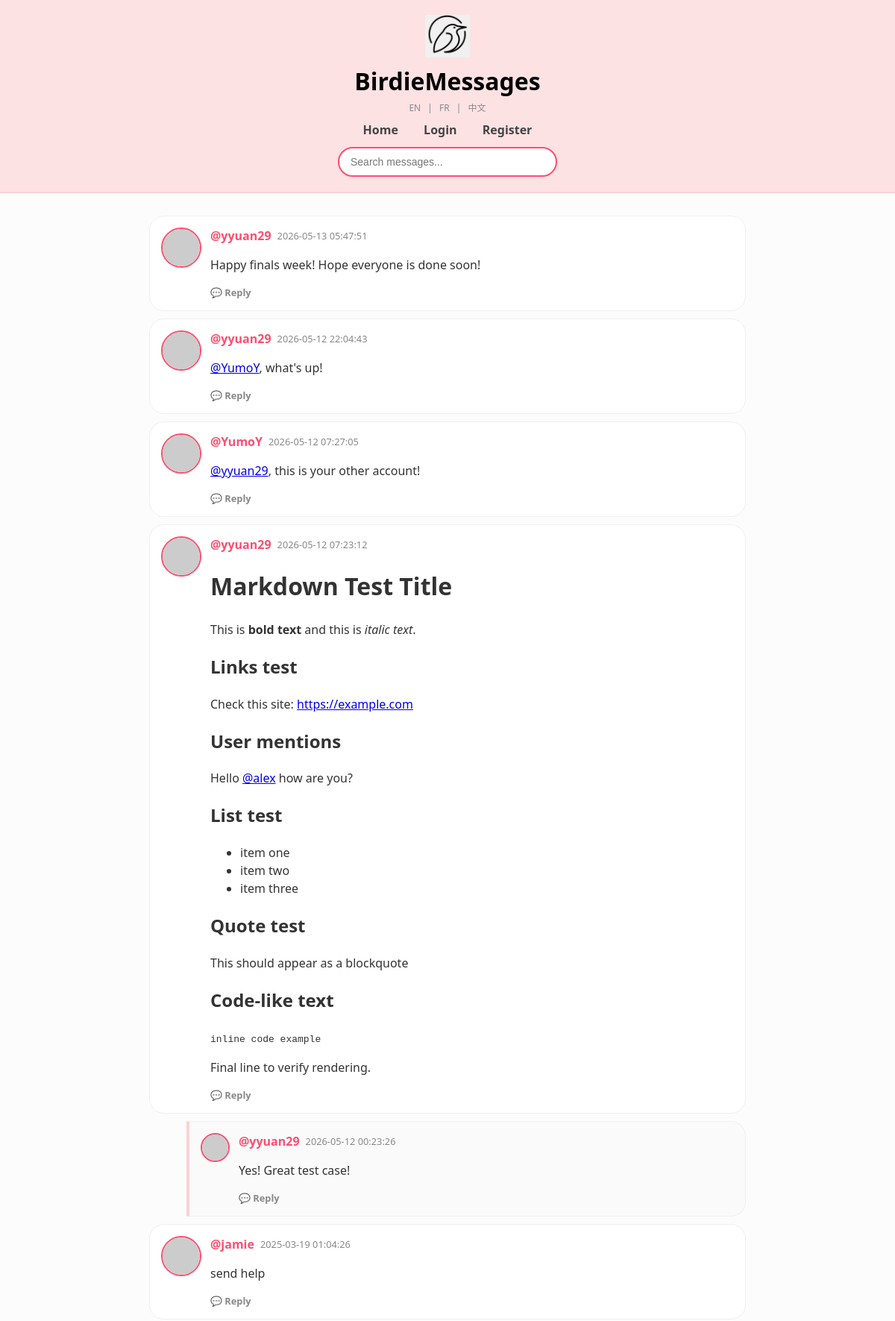
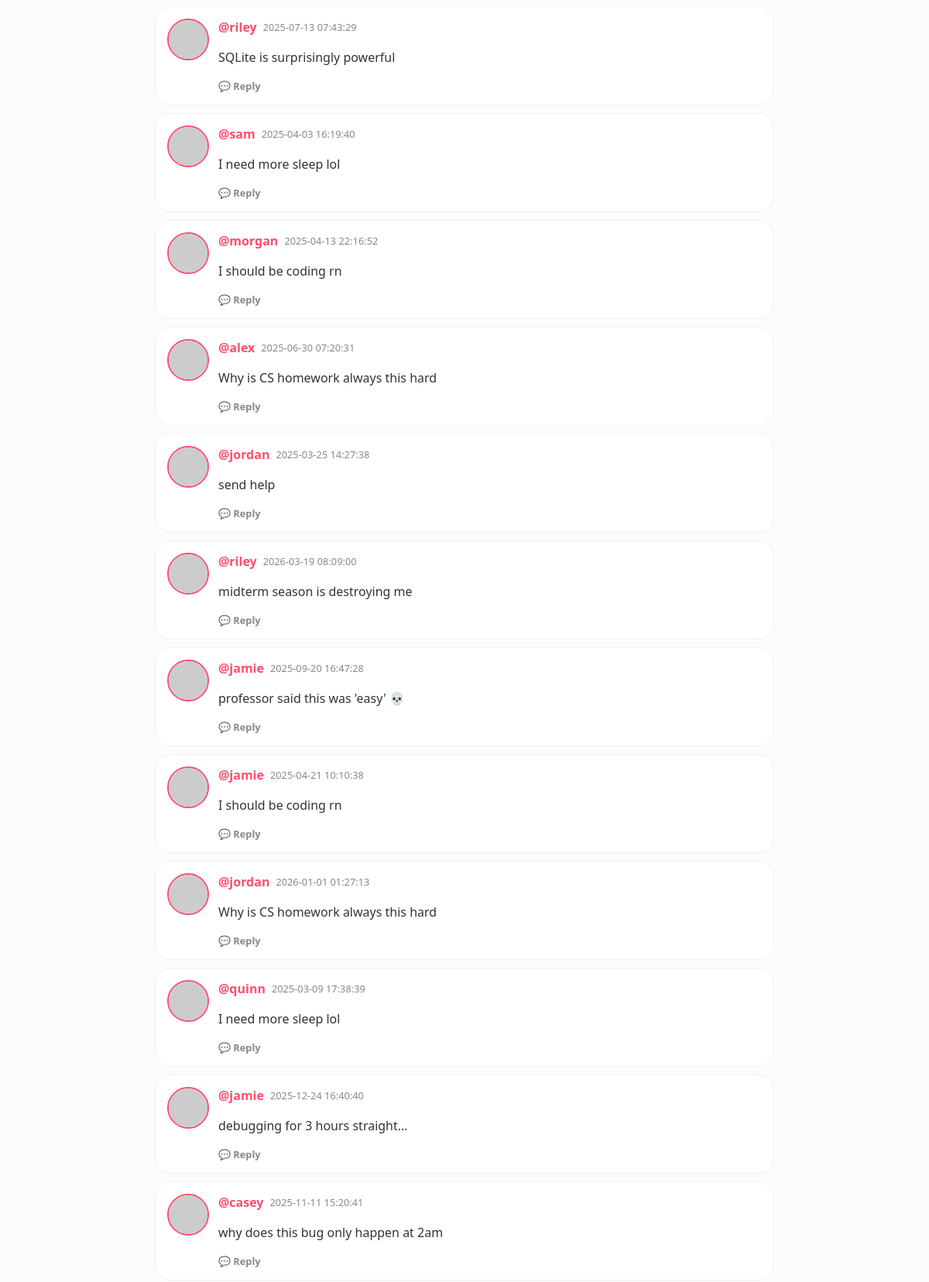
The page / (upper part) on the database its author committed (2 pictures, top to bottom).
### tables this page shows
CREATE TABLE users (
            id INTEGER PRIMARY KEY AUTOINCREMENT,
            username TEXT UNIQUE,
            password TEXT,
            age INTEGER,
            bio TEXT
        );

### app.py (the view)
@app.get("/", response_class=HTMLResponse)
async def home(request: Request, page: int = 1):
    if page < 1: page = 1
    limit = 50
    offset = (page - 1) * limit
    db = get_db()
    rows = db.execute("""
    WITH RECURSIVE message_tree AS (
        SELECT id, id as root_id, timestamp, 0 as depth
        FROM messages
        WHERE parent_id IS NULL

        UNION ALL

        SELECT m.id, mt.root_id, m.timestamp, mt.depth + 1
        FROM messages m
        JOIN message_tree mt ON m.parent_id = mt.id
    )
    SELECT m.*, u.username, mt.depth, mt.root_id
    FROM messages m
    JOIN message_tree mt ON m.id = mt.id
    LEFT JOIN users u ON m.user_id = u.id
    ORDER BY mt.root_id DESC, m.id ASC
    LIMIT ? OFFSET ?
""", (limit, offset)).fetchall()
    total_row = db.execute("SELECT COUNT(*) FROM messages").fetchone()
    total = total_row[0] if total_row else 0
    db.close()
    logged_in_user = request.cookies.get("username")
    return templates.TemplateResponse(
        request=request,
        name="index.html",
        context={
            "request": request,
            "messages": rows,
            "page": page,
            "has_next": (offset + limit) < total,
            "has_prev": page > 1,
            "user": logged_in_user,
            "t": get_translations(request)
        }
    )

### templates/index.html (shortened to what this page needs)
<!DOCTYPE html>
<html lang="en">
<head>
</head>
<body>
{% set t = get_t(request) %}
<header class="birdie-header">
    <div class="logo-container">
        <img src="/static/logo.png" class="main-logo">
        <div class="title-nav">
            <h1>BirdieMessages</h1>
            <div class="lang-nav">
                <a href="/set_lang/en">EN</a> |
                <a href="/set_lang/fr">FR</a> |
                <a href="/set_lang/zh">中文</a>
            </div>
            <nav>
                <a href="/">{{ t.home }}</a>
                {% if user %}
                    <a href="/create_message">+ {{ t.post }}</a>
                    <a href="/profile/{{ user }}">{{ t.profile }}</a>
                    <a href="/logout">{{ t.logout }}</a>
                {% else %}
                    <a href="/login">{{ t.login }}</a>
                    <a href="/register">{{ t.register }}</a>
                {% endif %}
            </nav>
            <div class="search-row">
                <form action="/search" method="get">
                    <input type="text" name="q" placeholder="{{ t.search_placeholder }}">
                </form>
            </div>
        </div>
    </div>
</header>
<div class="container">
    {% for msg in messages %}
        <div class="chirp-card {% if msg.parent_id %}is-reply{% endif %}">
            <img class="avatar-circle {% if msg.parent_id %}avatar-reply{% endif %}"
                 src="https://api.dicebear.com/7.x/fun-emoji/svg?seed={{ msg.username }}">
            <div style="flex:1;">
                <div style="display:flex; gap:8px; align-items:center;">
                    <a class="username" href="/profile/{{ msg.username }}">@{{ msg.username }}</a>
                    <span class="timestamp">{{ msg.timestamp }}</span>
                </div>
                <div class="message-content">
                    {{ linkify(msg.content) | safe }}
                </div>
                <div class="actions-bar">
                    <a href="/message/{{ msg.id }}" class="btn-action">💬 {{ t.reply or 'Reply' }}</a>
                </div>
            </div>
        </div>
    {% endfor %}
</div>
</body>
</html>

### templates/index.html (style rules this page uses)
:root { --birdie-pink: #fde2e4; --birdie-dark-pink: #ff4d6d; --birdie-border: #fad2d6; --nav-text: #444; }
body { background-color: #fcfcfc; font-family: 'Segoe UI', Roboto, Helvetica, Arial, sans-serif; margin: 0; padding: 0; color: #333; }
.birdie-header { background-color: var(--birdie-pink); padding: 20px 0; border-bottom: 2px solid var(--birdie-border); text-align: center; }
.logo-container { display: flex; flex-direction: column; align-items: center; }
.main-logo { width: 60px; height: auto; margin-bottom: 5px; }
.title-nav h1 { font-size: 32px; margin: 5px 0; font-weight: 800; color: #000; }
.lang-nav { font-size: 0.75em; color: #888; margin-bottom: 10px; }
.lang-nav a { color: #888; text-decoration: none; margin: 0 6px; }
.title-nav nav { margin: 10px 0; font-weight: 600; }
.title-nav nav a { text-decoration: none; color: var(--nav-text); margin: 0 15px; }
.search-row { margin-top: 12px; }
.search-row input { padding: 10px 15px; width: 260px; border-radius: 20px; border: 2px solid var(--birdie-dark-pink); outline: none; font-size: 14px; background: white; }
.container { max-width: 800px; margin: 30px auto; padding: 0 20px; }
.chirp-card { background: white; border: 1px solid #f0f0f0; border-radius: 20px; padding: 15px; margin-bottom: 10px; display: flex; gap: 12px; }
.is-reply { margin-left: 50px; border-left: 4px solid var(--birdie-border); background: #fafafa; border-top-left-radius: 0; border-bottom-left-radius: 0; }
.avatar-circle { width: 50px; height: 50px; border-radius: 50%; border: 2px solid var(--birdie-dark-pink); }
.avatar-reply { width: 35px; height: 35px; }
.username { color: var(--birdie-dark-pink); font-weight: bold; text-decoration: none; }
.message-content { margin-top: 5px; line-height: 1.5; }
.timestamp, .bio-text { color: #888; font-size: 0.8em; font-family: inherit; }
.actions-bar { margin-top: 10px; display: flex; gap: 15px; font-family: inherit; }
.btn-action { text-decoration: none; font-size: 0.8em; color: #888; font-weight: 600; font-family: inherit; }

### rows shown on the page
users: username "yyuan29", timestamp "2026-05-13 05:47:51", linkify "Happy finals week! Hope everyone is done soon!", reply "Reply", timestamp "2026-05-12 22:04:43", linkify "@YumoY , what's up!", timestamp "2026-05-12 07:23:12", linkify "Markdown Test Title This is bold text and this is italic text . Links test Check this site: https://example.com User mentions Hello @alex how are you? List test item one item two item three Quote test This should appear as a blockquote Code-like text inline code example Final line to verify rendering.", timestamp "2026-05-12 00:23:26", linkify "Yes! Great test case!"
users: username "YumoY", timestamp "2026-05-12 07:27:05", linkify "@yyuan29 , this is your other account!", reply "Reply"
users: username "jamie", timestamp "2025-03-19 01:04:26", linkify "send help", reply "Reply", timestamp "2025-09-20 16:47:28", linkify "professor said this was 'easy' 💀", timestamp "2025-04-21 10:10:38", linkify "I should be coding rn", timestamp "2025-12-24 16:40:40", linkify "debugging for 3 hours straight..."
users: username "riley", timestamp "2025-07-13 07:43:29", linkify "SQLite is surprisingly powerful", reply "Reply", timestamp "2026-03-19 08:09:00", linkify "midterm season is destroying me"
users: username "sam", timestamp "2025-04-03 16:19:40", linkify "I need more sleep lol", reply "Reply"
users: username "morgan", timestamp "2025-04-13 22:16:52", linkify "I should be coding rn", reply "Reply"
users: username "alex", timestamp "2025-06-30 07:20:31", linkify "Why is CS homework always this hard", reply "Reply"
users: username "jordan", timestamp "2025-03-25 14:27:38", linkify "send help", reply "Reply", timestamp "2026-01-01 01:27:13", linkify "Why is CS homework always this hard"
users: username "quinn", timestamp "2025-03-09 17:38:39", linkify "I need more sleep lol", reply "Reply"
users: username "casey", timestamp "2025-11-11 15:20:41", linkify "why does this bug only happen at 2am", reply "Reply"

### other values the page prints
{{ t.home }} "Home"
{{ t.login }} "Login"
{{ t.register }} "Register"
